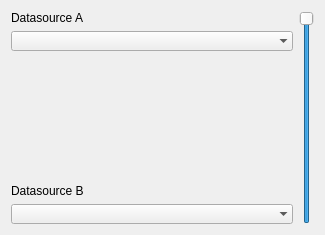
<?xml version="1.0" encoding="UTF-8"?>
<ui version="4.0">
 <class>DataSourceSidebar</class>
 <widget class="QWidget" name="DataSourceSidebar">
  <property name="geometry">
   <rect>
    <x>0</x>
    <y>0</y>
    <width>325</width>
    <height>235</height>
   </rect>
  </property>
  <property name="windowTitle">
   <string>Form</string>
  </property>
  <layout class="QGridLayout" name="gridLayout">
   <item row="0" column="0">
    <layout class="QHBoxLayout" name="horizontalLayout">
     <item>
      <layout class="QVBoxLayout" name="verticalLayout">
       <item>
        <widget class="QLabel" name="label">
         <property name="text">
          <string>Datasource A</string>
         </property>
        </widget>
       </item>
       <item>
        <widget class="QComboBox" name="cmbSourceA">
         <property name="frame">
          <bool>false</bool>
         </property>
        </widget>
       </item>
       <item>
        <spacer name="verticalSpacer">
         <property name="orientation">
          <enum>Qt::Vertical</enum>
         </property>
         <property name="sizeHint" stdset="0">
          <size>
           <width>20</width>
           <height>40</height>
          </size>
         </property>
        </spacer>
       </item>
       <item>
        <widget class="QLabel" name="label_2">
         <property name="text">
          <string>Datasource B</string>
         </property>
        </widget>
       </item>
       <item>
        <widget class="QComboBox" name="cmbSourceB">
         <property name="frame">
          <bool>false</bool>
         </property>
        </widget>
       </item>
      </layout>
     </item>
     <item>
      <widget class="QSlider" name="sldWeighting">
       <property name="maximum">
        <number>100</number>
       </property>
       <property name="value">
        <number>100</number>
       </property>
       <property name="orientation">
        <enum>Qt::Vertical</enum>
       </property>
      </widget>
     </item>
    </layout>
   </item>
  </layout>
 </widget>
 <resources/>
 <connections/>
</ui>
